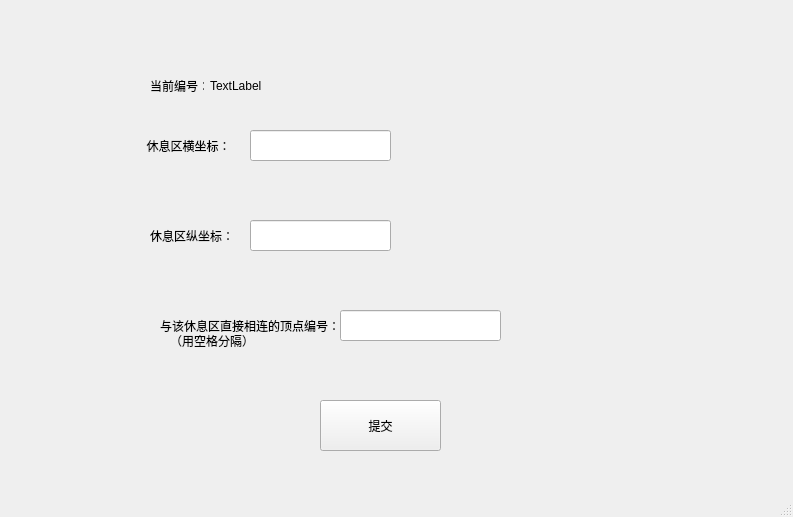
<?xml version="1.0" encoding="UTF-8"?>
<ui version="4.0">
 <class>inRest</class>
 <widget class="QMainWindow" name="inRest">
  <property name="geometry">
   <rect>
    <x>0</x>
    <y>0</y>
    <width>793</width>
    <height>517</height>
   </rect>
  </property>
  <property name="windowTitle">
   <string>MainWindow</string>
  </property>
  <widget class="QWidget" name="centralwidget">
   <widget class="QLabel" name="label">
    <property name="geometry">
     <rect>
      <x>140</x>
      <y>120</y>
      <width>111</width>
      <height>51</height>
     </rect>
    </property>
    <property name="text">
     <string>  休息区横坐标：</string>
    </property>
   </widget>
   <widget class="QLineEdit" name="rest_x">
    <property name="geometry">
     <rect>
      <x>250</x>
      <y>130</y>
      <width>141</width>
      <height>31</height>
     </rect>
    </property>
   </widget>
   <widget class="QLabel" name="label_2">
    <property name="geometry">
     <rect>
      <x>150</x>
      <y>210</y>
      <width>91</width>
      <height>51</height>
     </rect>
    </property>
    <property name="text">
     <string>休息区纵坐标：</string>
    </property>
   </widget>
   <widget class="QLineEdit" name="rest_y">
    <property name="geometry">
     <rect>
      <x>250</x>
      <y>220</y>
      <width>141</width>
      <height>31</height>
     </rect>
    </property>
   </widget>
   <widget class="QLabel" name="label_3">
    <property name="geometry">
     <rect>
      <x>160</x>
      <y>300</y>
      <width>191</width>
      <height>51</height>
     </rect>
    </property>
    <property name="text">
     <string>与该休息区直接相连的顶点编号：</string>
    </property>
   </widget>
   <widget class="QLineEdit" name="lineEdit">
    <property name="geometry">
     <rect>
      <x>340</x>
      <y>310</y>
      <width>161</width>
      <height>31</height>
     </rect>
    </property>
   </widget>
   <widget class="QLabel" name="label_4">
    <property name="geometry">
     <rect>
      <x>170</x>
      <y>330</y>
      <width>141</width>
      <height>21</height>
     </rect>
    </property>
    <property name="text">
     <string>（用空格分隔）</string>
    </property>
   </widget>
   <widget class="QPushButton" name="submit_rest">
    <property name="geometry">
     <rect>
      <x>320</x>
      <y>400</y>
      <width>121</width>
      <height>51</height>
     </rect>
    </property>
    <property name="text">
     <string>提交</string>
    </property>
   </widget>
   <widget class="QLabel" name="label_5">
    <property name="geometry">
     <rect>
      <x>150</x>
      <y>80</y>
      <width>54</width>
      <height>12</height>
     </rect>
    </property>
    <property name="text">
     <string>当前编号：</string>
    </property>
   </widget>
   <widget class="QLabel" name="label_6">
    <property name="geometry">
     <rect>
      <x>210</x>
      <y>80</y>
      <width>54</width>
      <height>12</height>
     </rect>
    </property>
    <property name="text">
     <string>TextLabel</string>
    </property>
   </widget>
  </widget>
  <widget class="QMenuBar" name="menubar">
   <property name="geometry">
    <rect>
     <x>0</x>
     <y>0</y>
     <width>793</width>
     <height>23</height>
    </rect>
   </property>
  </widget>
  <widget class="QStatusBar" name="statusbar"/>
 </widget>
 <resources/>
 <connections/>
</ui>
